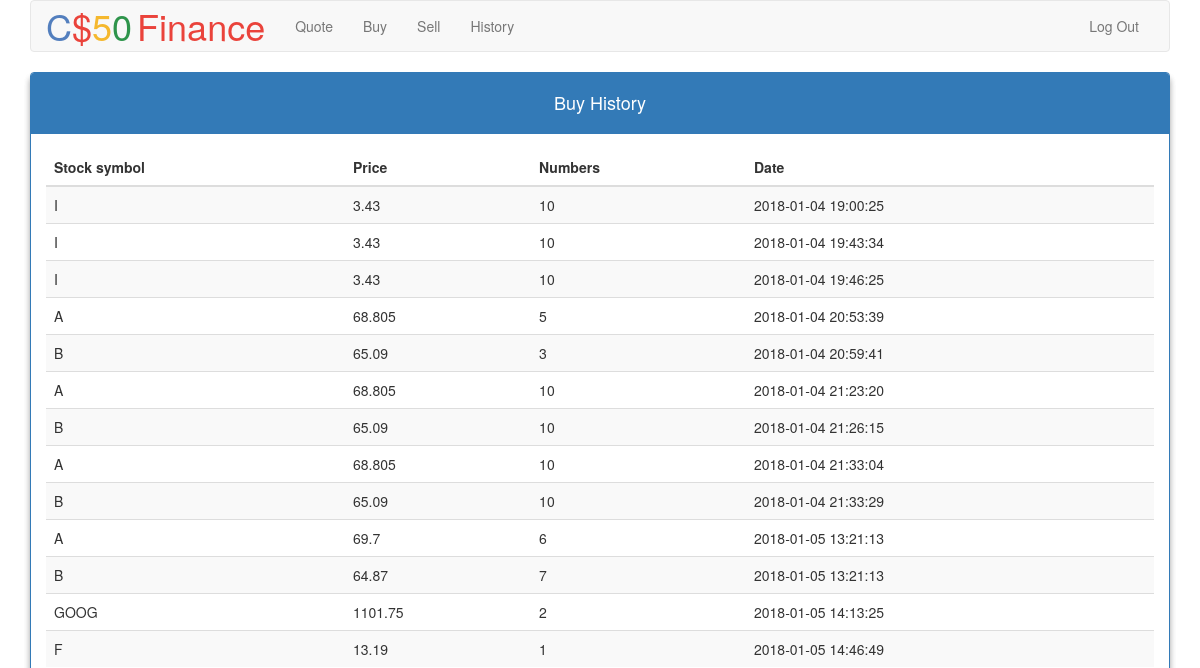
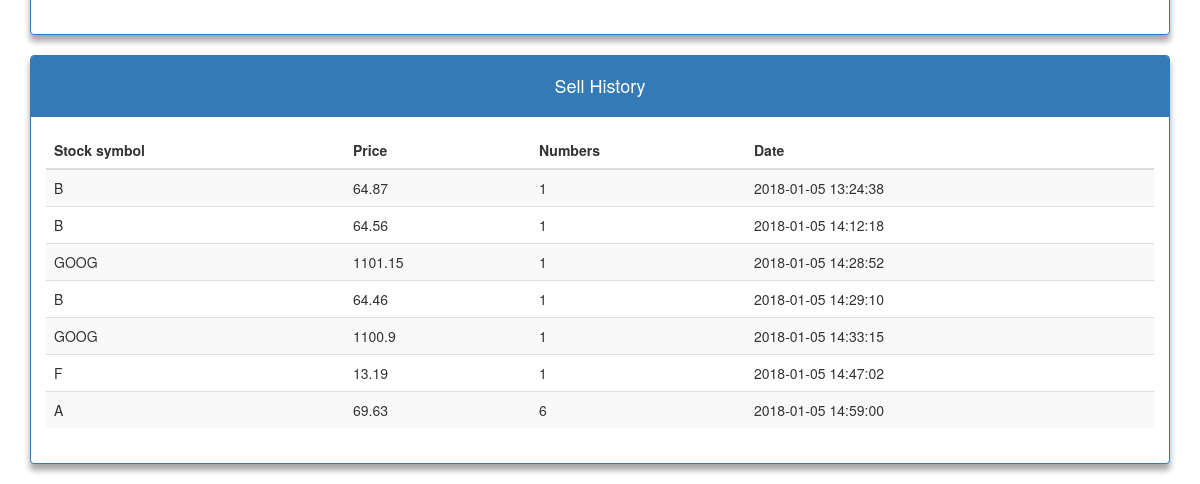
Page /history (signed in) on the earlier database version (2 pictures, top to bottom).
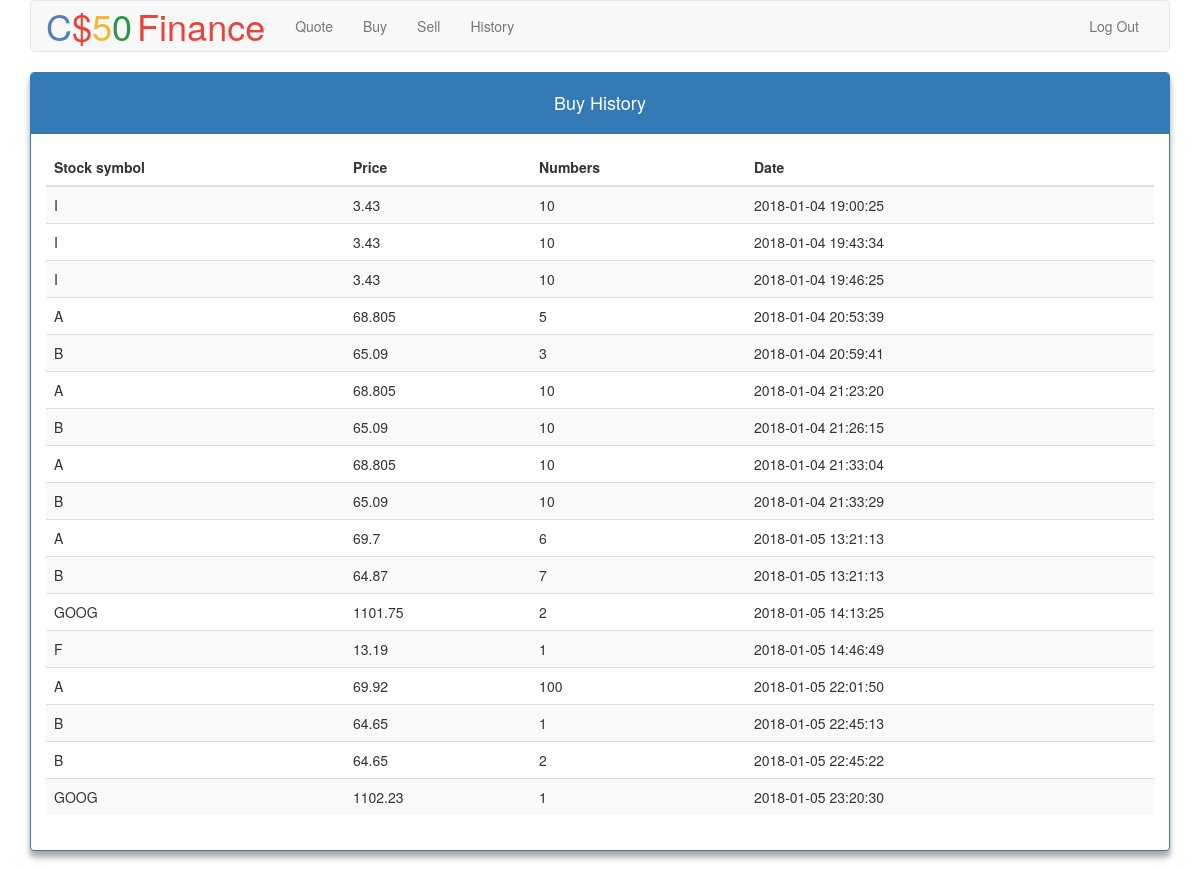
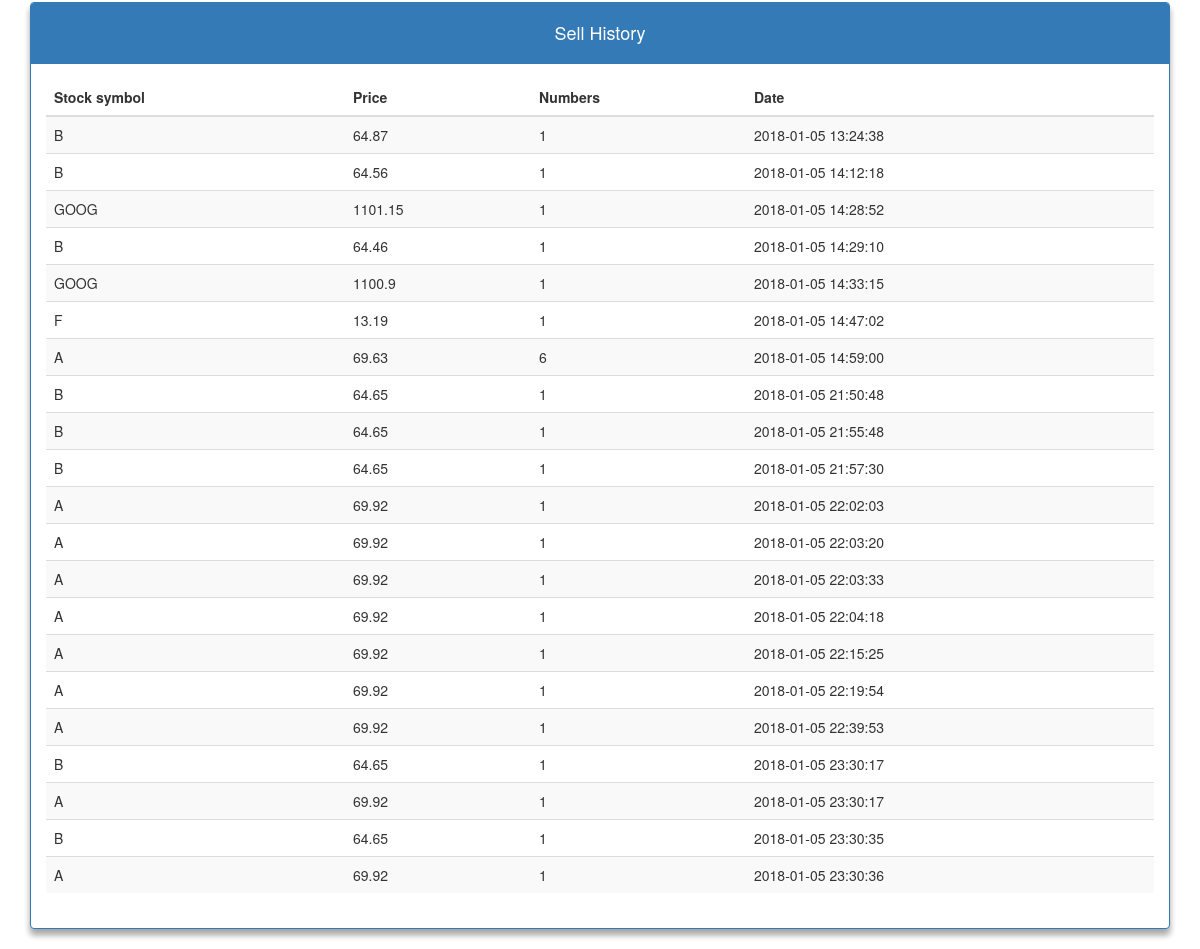
Same page on the later database version (2 pictures, top to bottom).
### tables this page shows
CREATE TABLE buy_history (buy_id INTEGER PRIMARY KEY AUTOINCREMENT UNIQUE NOT NULL, user_id INTEGER NOT NULL, stock_symbol TEXT NOT NULL, price FLOAT NOT NULL, number_share INTEGER,  date_time TEXT NOT NULL,  FOREIGN KEY(user_id) REFERENCES users(id));

CREATE TABLE sell_history ( buy_id INTEGER PRIMARY KEY AUTOINCREMENT UNIQUE NOT NULL, user_id INTEGER NOT NULL, stock_symbol TEXT NOT NULL, price FLOAT NOT NULL, number_share INTEGER, date_time TEXT NOT NULL, FOREIGN KEY(user_id) REFERENCES users(id));

### application.py (the view)
@app.route("/history")
@login_required
def history():
    user_id = session["user_id"]
    buy_history = db.execute("SELECT * FROM buy_history" +
                             " WHERE user_id=:user_id",
                             user_id=user_id)
    sell_history = db.execute("SELECT * FROM sell_history" +
                              " WHERE user_id=:user_id",
                              user_id=user_id)
    return render_template("history.html",
                           buy_history=buy_history,
                           sell_history=sell_history)

### helpers.py (called while the page is built)
def login_required(f):
    @wraps(f)
    def decorated_function(*args, **kwargs):
        if session.get("user_id") is None:
            return redirect("/login")
        return f(*args, **kwargs)
    return decorated_function

### templates/history.html (shortened to what this page needs)
{% extends "layout.html" %}
{% block main %}
    <div class="panel panel-primary">
        <div class="panel-heading">
            <h4>Buy History</h4>
        </div>
        <div class="panel-body">
            <table class="table table-striped">
                <thead>
                    <tr>
                        <th>Stock symbol</th>
                        <th>Price</th>
                        <th>Numbers</th>
                        <th>Date</th>
                    </tr>
                </thead>
                <tbody>
                    {% for row in buy_history %}
                    <tr>
                        <td>{{ row.stock_symbol }}</td>
                        <td>{{ row.price }}</td>
                        <td>{{ row.number_share }}</td>
                        <td>{{ row.date_time }}</td>
                    </tr>
                    {% endfor %}
                </tbody>
            </table>
        </div>
    </div>
    <div class="panel panel-primary">
        <div class="panel-heading">
            <h4>Sell History</h4>
        </div>
        <div class="panel-body">
            <table class="table table-striped">
                <thead>
                    <tr>
                        <th>Stock symbol</th>
                        <th>Price</th>
                        <th>Numbers</th>
                        <th>Date</th>
                    </tr>
                </thead>
                <tbody>
                    {% for row in sell_history %}
                    <tr>
                        <td>{{ row.stock_symbol }}</td>
                        <td>{{ row.price }}</td>
                        <td>{{ row.number_share }}</td>
                        <td>{{ row.date_time }}</td>
                    </tr>
                    {% endfor %}
                </tbody>
            </table>
        </div>
    </div>
{% endblock %}

Differences in the rows shown:
added buy_history: stock_symbol "A", price "69.92", number_share "100", date_time "2018-01-05 22:01:50"
added buy_history: stock_symbol "B", price "64.65", number_share "1", date_time "2018-01-05 22:45:13"
added buy_history: stock_symbol "B", price "64.65", number_share "2", date_time "2018-01-05 22:45:22"
added buy_history: stock_symbol "GOOG", price "1102.23", number_share "1", date_time "2018-01-05 23:20:30"
added sell_history: stock_symbol "B", price "64.65", number_share "1", date_time "2018-01-05 21:50:48"
added sell_history: stock_symbol "B", price "64.65", number_share "1", date_time "2018-01-05 21:55:48"
added sell_history: stock_symbol "B", price "64.65", number_share "1", date_time "2018-01-05 21:57:30"
added sell_history: stock_symbol "A", price "69.92", number_share "1", date_time "2018-01-05 22:02:03"
added sell_history: stock_symbol "A", price "69.92", number_share "1", date_time "2018-01-05 22:03:20"
added sell_history: stock_symbol "A", price "69.92", number_share "1", date_time "2018-01-05 22:03:33"
added sell_history: stock_symbol "A", price "69.92", number_share "1", date_time "2018-01-05 22:04:18"
added sell_history: stock_symbol "A", price "69.92", number_share "1", date_time "2018-01-05 22:15:25"
added sell_history: stock_symbol "A", price "69.92", number_share "1", date_time "2018-01-05 22:19:54"
added sell_history: stock_symbol "A", price "69.92", number_share "1", date_time "2018-01-05 22:39:53"
added sell_history: stock_symbol "B", price "64.65", number_share "1", date_time "2018-01-05 23:30:17"
added sell_history: stock_symbol "A", price "69.92", number_share "1", date_time "2018-01-05 23:30:17"
added sell_history: stock_symbol "B", price "64.65", number_share "1", date_time "2018-01-05 23:30:35"
added sell_history: stock_symbol "A", price "69.92", number_share "1", date_time "2018-01-05 23:30:36"
